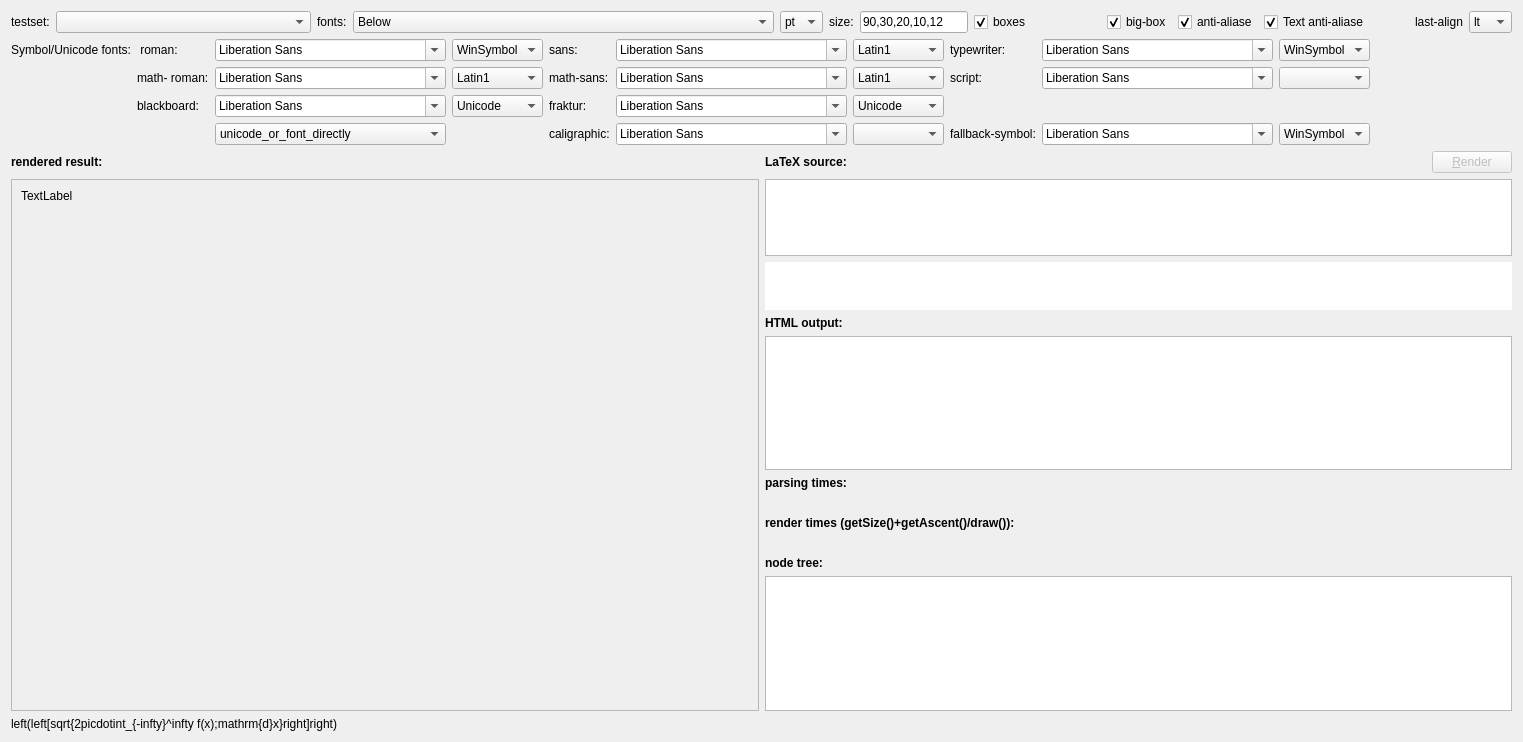
<?xml version="1.0" encoding="UTF-8"?>
<ui version="4.0">
 <class>TestForm</class>
 <widget class="QWidget" name="TestForm">
  <property name="geometry">
   <rect>
    <x>0</x>
    <y>0</y>
    <width>1523</width>
    <height>742</height>
   </rect>
  </property>
  <property name="windowTitle">
   <string>Form</string>
  </property>
  <layout class="QGridLayout" name="gridLayout">
   <item row="7" column="1">
    <widget class="QLabel" name="label_9">
     <property name="font">
      <font>
       <bold>true</bold>
      </font>
     </property>
     <property name="text">
      <string>HTML output:</string>
     </property>
    </widget>
   </item>
   <item row="15" column="0" colspan="2">
    <widget class="JKQTMathTextLabel" name="labMath">
     <property name="text">
      <string>left(left[sqrt{2picdotint_{-infty}^infty f(x);mathrm{d}x}right]right) </string>
     </property>
    </widget>
   </item>
   <item row="3" column="1">
    <layout class="QHBoxLayout" name="horizontalLayout_4">
     <item>
      <widget class="QLabel" name="label_8">
       <property name="font">
        <font>
         <bold>true</bold>
        </font>
       </property>
       <property name="text">
        <string>LaTeX source:</string>
       </property>
      </widget>
     </item>
     <item>
      <spacer name="horizontalSpacer_3">
       <property name="orientation">
        <enum>Qt::Horizontal</enum>
       </property>
       <property name="sizeHint" stdset="0">
        <size>
         <width>40</width>
         <height>20</height>
        </size>
       </property>
      </spacer>
     </item>
     <item>
      <widget class="QPushButton" name="btnRender">
       <property name="enabled">
        <bool>false</bool>
       </property>
       <property name="text">
        <string>&amp;Render</string>
       </property>
      </widget>
     </item>
    </layout>
   </item>
   <item row="3" column="0">
    <widget class="QLabel" name="label_11">
     <property name="font">
      <font>
       <bold>true</bold>
      </font>
     </property>
     <property name="text">
      <string>rendered result:</string>
     </property>
    </widget>
   </item>
   <item row="13" column="1">
    <widget class="QLabel" name="label_10">
     <property name="font">
      <font>
       <bold>true</bold>
      </font>
     </property>
     <property name="text">
      <string>node tree:</string>
     </property>
    </widget>
   </item>
   <item row="8" column="1">
    <widget class="QTextBrowser" name="textBrowser"/>
   </item>
   <item row="4" column="0" rowspan="11">
    <widget class="QScrollArea" name="scrollArea">
     <property name="widgetResizable">
      <bool>true</bool>
     </property>
     <widget class="QWidget" name="scrollAreaWidgetContents">
      <property name="geometry">
       <rect>
        <x>0</x>
        <y>0</y>
        <width>752</width>
        <height>552</height>
       </rect>
      </property>
      <layout class="QHBoxLayout" name="horizontalLayout">
       <item>
        <widget class="QLabel" name="label">
         <property name="text">
          <string>TextLabel</string>
         </property>
         <property name="alignment">
          <set>Qt::AlignLeading|Qt::AlignLeft|Qt::AlignTop</set>
         </property>
        </widget>
       </item>
      </layout>
     </widget>
    </widget>
   </item>
   <item row="12" column="1">
    <widget class="QLabel" name="labRenderTimes">
     <property name="text">
      <string/>
     </property>
    </widget>
   </item>
   <item row="10" column="1">
    <widget class="QLabel" name="labParsingTimes">
     <property name="text">
      <string/>
     </property>
    </widget>
   </item>
   <item row="1" column="0" colspan="2">
    <layout class="QGridLayout" name="gridLayout_2">
     <item row="0" column="4">
      <widget class="QLabel" name="label_14">
       <property name="text">
        <string>sans:</string>
       </property>
      </widget>
     </item>
     <item row="1" column="3">
      <widget class="QComboBox" name="cmbEncodingSerifMath">
       <property name="currentIndex">
        <number>2</number>
       </property>
       <item>
        <property name="text">
         <string>WinSymbol</string>
        </property>
       </item>
       <item>
        <property name="text">
         <string>Unicode</string>
        </property>
       </item>
       <item>
        <property name="text">
         <string>Latin1</string>
        </property>
       </item>
      </widget>
     </item>
     <item row="0" column="8">
      <widget class="QFontComboBox" name="cmbUnicodeTypewriter">
       <property name="currentFont">
        <font/>
       </property>
      </widget>
     </item>
     <item row="0" column="0">
      <widget class="QLabel" name="label_6">
       <property name="text">
        <string>Symbol/Unicode fonts:</string>
       </property>
      </widget>
     </item>
     <item row="0" column="9">
      <widget class="QComboBox" name="cmbEncodingTypewriter">
       <item>
        <property name="text">
         <string>WinSymbol</string>
        </property>
       </item>
       <item>
        <property name="text">
         <string>Unicode</string>
        </property>
       </item>
       <item>
        <property name="text">
         <string>Latin-1</string>
        </property>
       </item>
      </widget>
     </item>
     <item row="2" column="2">
      <widget class="QFontComboBox" name="cmbUnicodeBlackboard">
       <property name="currentFont">
        <font/>
       </property>
      </widget>
     </item>
     <item row="2" column="3">
      <widget class="QComboBox" name="cmbEncodingBlackboard">
       <property name="currentIndex">
        <number>1</number>
       </property>
       <item>
        <property name="text">
         <string>WinSymbol</string>
        </property>
       </item>
       <item>
        <property name="text">
         <string>Unicode</string>
        </property>
       </item>
       <item>
        <property name="text">
         <string>Latin1</string>
        </property>
       </item>
      </widget>
     </item>
     <item row="0" column="6">
      <widget class="QComboBox" name="cmbEncodingSans">
       <property name="currentIndex">
        <number>2</number>
       </property>
       <item>
        <property name="text">
         <string>WinSymbol</string>
        </property>
       </item>
       <item>
        <property name="text">
         <string>Unicode</string>
        </property>
       </item>
       <item>
        <property name="text">
         <string>Latin1</string>
        </property>
       </item>
      </widget>
     </item>
     <item row="2" column="1">
      <widget class="QLabel" name="label_18">
       <property name="text">
        <string>blackboard:</string>
       </property>
      </widget>
     </item>
     <item row="3" column="9">
      <widget class="QComboBox" name="cmbEncodingSymbol">
       <property name="currentIndex">
        <number>0</number>
       </property>
       <item>
        <property name="text">
         <string>WinSymbol</string>
        </property>
       </item>
       <item>
        <property name="text">
         <string>Unicode</string>
        </property>
       </item>
       <item>
        <property name="text">
         <string>Latin1</string>
        </property>
       </item>
      </widget>
     </item>
     <item row="0" column="5">
      <widget class="QFontComboBox" name="cmbUnicodeSans">
       <property name="currentFont">
        <font/>
       </property>
      </widget>
     </item>
     <item row="3" column="8">
      <widget class="QFontComboBox" name="cmbUnicodeSymbol">
       <property name="currentFont">
        <font/>
       </property>
      </widget>
     </item>
     <item row="1" column="6">
      <widget class="QComboBox" name="cmbEncodingSansMath">
       <property name="currentIndex">
        <number>2</number>
       </property>
       <item>
        <property name="text">
         <string>WinSymbol</string>
        </property>
       </item>
       <item>
        <property name="text">
         <string>Unicode</string>
        </property>
       </item>
       <item>
        <property name="text">
         <string>Latin1</string>
        </property>
       </item>
      </widget>
     </item>
     <item row="3" column="6">
      <widget class="QComboBox" name="cmbEncodingCaligraphic">
       <property name="currentIndex">
        <number>-1</number>
       </property>
       <item>
        <property name="text">
         <string>WinSymbol</string>
        </property>
       </item>
       <item>
        <property name="text">
         <string>Unicode</string>
        </property>
       </item>
       <item>
        <property name="text">
         <string>Latin1</string>
        </property>
       </item>
      </widget>
     </item>
     <item row="2" column="6">
      <widget class="QComboBox" name="cmbEncodingFraktur">
       <property name="currentIndex">
        <number>1</number>
       </property>
       <item>
        <property name="text">
         <string>WinSymbol</string>
        </property>
       </item>
       <item>
        <property name="text">
         <string>Unicode</string>
        </property>
       </item>
       <item>
        <property name="text">
         <string>Latin1</string>
        </property>
       </item>
      </widget>
     </item>
     <item row="0" column="12">
      <spacer name="horizontalSpacer_2">
       <property name="orientation">
        <enum>Qt::Horizontal</enum>
       </property>
       <property name="sizeHint" stdset="0">
        <size>
         <width>40</width>
         <height>20</height>
        </size>
       </property>
      </spacer>
     </item>
     <item row="1" column="7">
      <widget class="QLabel" name="label_15">
       <property name="text">
        <string>script:</string>
       </property>
      </widget>
     </item>
     <item row="1" column="4">
      <widget class="QLabel" name="label_23">
       <property name="text">
        <string>math-sans:</string>
       </property>
      </widget>
     </item>
     <item row="2" column="5">
      <widget class="QFontComboBox" name="cmbUnicodeFraktur">
       <property name="currentFont">
        <font/>
       </property>
      </widget>
     </item>
     <item row="1" column="2">
      <widget class="QFontComboBox" name="cmbUnicodeSerifMath">
       <property name="currentFont">
        <font/>
       </property>
      </widget>
     </item>
     <item row="1" column="9">
      <widget class="QComboBox" name="cmbEncodingScript">
       <property name="currentIndex">
        <number>-1</number>
       </property>
       <item>
        <property name="text">
         <string>WinSymbol</string>
        </property>
       </item>
       <item>
        <property name="text">
         <string>Unicode</string>
        </property>
       </item>
       <item>
        <property name="text">
         <string>Latin1</string>
        </property>
       </item>
      </widget>
     </item>
     <item row="1" column="5">
      <widget class="QFontComboBox" name="cmbUnicodeSansMath">
       <property name="currentFont">
        <font/>
       </property>
      </widget>
     </item>
     <item row="0" column="3">
      <widget class="QComboBox" name="cmbEncodingSerif">
       <property name="currentIndex">
        <number>0</number>
       </property>
       <item>
        <property name="text">
         <string>WinSymbol</string>
        </property>
       </item>
       <item>
        <property name="text">
         <string>Unicode</string>
        </property>
       </item>
       <item>
        <property name="text">
         <string>Latin1</string>
        </property>
       </item>
      </widget>
     </item>
     <item row="3" column="4">
      <widget class="QLabel" name="label_16">
       <property name="text">
        <string>caligraphic:</string>
       </property>
      </widget>
     </item>
     <item row="0" column="7">
      <widget class="QLabel" name="label_19">
       <property name="text">
        <string>typewriter:</string>
       </property>
      </widget>
     </item>
     <item row="1" column="1">
      <widget class="QLabel" name="label_22">
       <property name="text">
        <string>math- roman:</string>
       </property>
      </widget>
     </item>
     <item row="2" column="4">
      <widget class="QLabel" name="label_21">
       <property name="text">
        <string>fraktur:</string>
       </property>
      </widget>
     </item>
     <item row="3" column="5">
      <widget class="QFontComboBox" name="cmbCaligraphic">
       <property name="currentFont">
        <font/>
       </property>
      </widget>
     </item>
     <item row="0" column="1">
      <widget class="QLabel" name="label_17">
       <property name="text">
        <string> roman:</string>
       </property>
      </widget>
     </item>
     <item row="0" column="2">
      <widget class="QFontComboBox" name="cmbUnicodeSerif">
       <property name="currentFont">
        <font/>
       </property>
      </widget>
     </item>
     <item row="1" column="8">
      <widget class="QFontComboBox" name="cmbScript">
       <property name="currentFont">
        <font/>
       </property>
      </widget>
     </item>
     <item row="3" column="7">
      <widget class="QLabel" name="label_20">
       <property name="text">
        <string>fallback-symbol:</string>
       </property>
      </widget>
     </item>
     <item row="3" column="2">
      <widget class="QComboBox" name="cmdBlackboradMode">
       <property name="currentIndex">
        <number>0</number>
       </property>
       <item>
        <property name="text">
         <string>unicode_or_font_directly</string>
        </property>
       </item>
       <item>
        <property name="text">
         <string>unicode_or_simulate</string>
        </property>
       </item>
       <item>
        <property name="text">
         <string>font_directly</string>
        </property>
       </item>
       <item>
        <property name="text">
         <string>simulate</string>
        </property>
       </item>
       <item>
        <property name="text">
         <string>default</string>
        </property>
       </item>
      </widget>
     </item>
    </layout>
   </item>
   <item row="11" column="1">
    <widget class="QLabel" name="label_12">
     <property name="font">
      <font>
       <bold>true</bold>
      </font>
     </property>
     <property name="text">
      <string>render times (getSize()+getAscent()/draw()):</string>
     </property>
    </widget>
   </item>
   <item row="14" column="1">
    <widget class="QTreeWidget" name="tree">
     <property name="headerHidden">
      <bool>true</bool>
     </property>
     <column>
      <property name="text">
       <string notr="true">1</string>
      </property>
     </column>
    </widget>
   </item>
   <item row="0" column="0" colspan="2">
    <layout class="QHBoxLayout" name="horizontalLayout_2" stretch="0,2,0,2,0,0,0,1,0,0,0,0,0,0">
     <item>
      <widget class="QLabel" name="label_3">
       <property name="text">
        <string>testset:</string>
       </property>
      </widget>
     </item>
     <item>
      <widget class="QComboBox" name="cmbTestset">
       <property name="currentIndex">
        <number>-1</number>
       </property>
       <property name="maxVisibleItems">
        <number>30</number>
       </property>
      </widget>
     </item>
     <item>
      <widget class="QLabel" name="label_4">
       <property name="text">
        <string>fonts:</string>
       </property>
      </widget>
     </item>
     <item>
      <widget class="QComboBox" name="cmbFont">
       <property name="currentIndex">
        <number>0</number>
       </property>
       <item>
        <property name="text">
         <string>Below</string>
        </property>
       </item>
       <item>
        <property name="text">
         <string>Below+Math: XITS</string>
        </property>
       </item>
       <item>
        <property name="text">
         <string>Below+Math: STIX</string>
        </property>
       </item>
       <item>
        <property name="text">
         <string>Below+Math: ASANA</string>
        </property>
       </item>
       <item>
        <property name="text">
         <string>Below+Math: Fira</string>
        </property>
       </item>
       <item>
        <property name="text">
         <string>useAnyUnicodeForTextOnly(&quot;Times New Roman&quot;, &quot;Times New Roman&quot;)</string>
        </property>
       </item>
       <item>
        <property name="text">
         <string>useAnyUnicodeForTextOnly(&quot;Arial&quot;, &quot;Arial&quot;)</string>
        </property>
       </item>
       <item>
        <property name="text">
         <string>useAnyUnicodeForTextOnly(&quot;Courier New&quot;, &quot;Courier New&quot;)</string>
        </property>
       </item>
       <item>
        <property name="text">
         <string>useAnyUnicodeForTextOnly(&quot;Comic Sans MS&quot;, &quot;Comic Sans MS&quot;)</string>
        </property>
       </item>
       <item>
        <property name="text">
         <string>useGuiFonts()</string>
        </property>
       </item>
      </widget>
     </item>
     <item>
      <widget class="QComboBox" name="cmbSizeUnit">
       <property name="sizePolicy">
        <sizepolicy hsizetype="Minimum" vsizetype="Fixed">
         <horstretch>0</horstretch>
         <verstretch>0</verstretch>
        </sizepolicy>
       </property>
       <item>
        <property name="text">
         <string>pt</string>
        </property>
       </item>
       <item>
        <property name="text">
         <string>px</string>
        </property>
       </item>
      </widget>
     </item>
     <item>
      <widget class="QLabel" name="label_2">
       <property name="text">
        <string>size:</string>
       </property>
      </widget>
     </item>
     <item>
      <widget class="QLineEdit" name="edtSizes">
       <property name="text">
        <string>90,30,20,10,12</string>
       </property>
      </widget>
     </item>
     <item>
      <widget class="QCheckBox" name="chkBoxes">
       <property name="text">
        <string>boxes</string>
       </property>
       <property name="checked">
        <bool>true</bool>
       </property>
      </widget>
     </item>
     <item>
      <widget class="QCheckBox" name="chkBigBox">
       <property name="text">
        <string>big-box</string>
       </property>
       <property name="checked">
        <bool>true</bool>
       </property>
      </widget>
     </item>
     <item>
      <widget class="QCheckBox" name="chkAntiAlias">
       <property name="text">
        <string>anti-aliase</string>
       </property>
       <property name="checked">
        <bool>true</bool>
       </property>
      </widget>
     </item>
     <item>
      <widget class="QCheckBox" name="chkAntiAliasText">
       <property name="text">
        <string>Text anti-aliase</string>
       </property>
       <property name="checked">
        <bool>true</bool>
       </property>
      </widget>
     </item>
     <item>
      <spacer name="horizontalSpacer">
       <property name="orientation">
        <enum>Qt::Horizontal</enum>
       </property>
       <property name="sizeHint" stdset="0">
        <size>
         <width>40</width>
         <height>20</height>
        </size>
       </property>
      </spacer>
     </item>
     <item>
      <widget class="QLabel" name="label_5">
       <property name="text">
        <string>last-align</string>
       </property>
      </widget>
     </item>
     <item>
      <widget class="QComboBox" name="cmbLastAlign">
       <item>
        <property name="text">
         <string>lt</string>
        </property>
       </item>
       <item>
        <property name="text">
         <string>lc</string>
        </property>
       </item>
       <item>
        <property name="text">
         <string>lb</string>
        </property>
       </item>
       <item>
        <property name="text">
         <string>ct</string>
        </property>
       </item>
       <item>
        <property name="text">
         <string>cc</string>
        </property>
       </item>
       <item>
        <property name="text">
         <string>cb</string>
        </property>
       </item>
       <item>
        <property name="text">
         <string>rt</string>
        </property>
       </item>
       <item>
        <property name="text">
         <string>rc</string>
        </property>
       </item>
       <item>
        <property name="text">
         <string>rb</string>
        </property>
       </item>
      </widget>
     </item>
    </layout>
   </item>
   <item row="9" column="1">
    <widget class="QLabel" name="label_13">
     <property name="font">
      <font>
       <bold>true</bold>
      </font>
     </property>
     <property name="text">
      <string>parsing times:</string>
     </property>
    </widget>
   </item>
   <item row="4" column="1" rowspan="2">
    <widget class="QPlainTextEdit" name="textBrowserSource">
     <property name="readOnly">
      <bool>true</bool>
     </property>
    </widget>
   </item>
   <item row="6" column="1">
    <widget class="QTextBrowser" name="labError">
     <property name="sizePolicy">
      <sizepolicy hsizetype="Expanding" vsizetype="MinimumExpanding">
       <horstretch>0</horstretch>
       <verstretch>0</verstretch>
      </sizepolicy>
     </property>
     <property name="maximumSize">
      <size>
       <width>16777215</width>
       <height>48</height>
      </size>
     </property>
     <property name="frameShape">
      <enum>QFrame::NoFrame</enum>
     </property>
     <property name="frameShadow">
      <enum>QFrame::Plain</enum>
     </property>
    </widget>
   </item>
  </layout>
 </widget>
 <customwidgets>
  <customwidget>
   <class>JKQTMathTextLabel</class>
   <extends>QLabel</extends>
   <header>jkqtmathtext/jkqtmathtextlabel.h</header>
  </customwidget>
 </customwidgets>
 <resources/>
 <connections>
  <connection>
   <sender>btnRender</sender>
   <signal>clicked()</signal>
   <receiver>TestForm</receiver>
   <slot>updateMath()</slot>
   <hints>
    <hint type="sourcelabel">
     <x>1512</x>
     <y>163</y>
    </hint>
    <hint type="destinationlabel">
     <x>617</x>
     <y>380</y>
    </hint>
   </hints>
  </connection>
 </connections>
 <slots>
  <slot>updateMath()</slot>
 </slots>
</ui>
